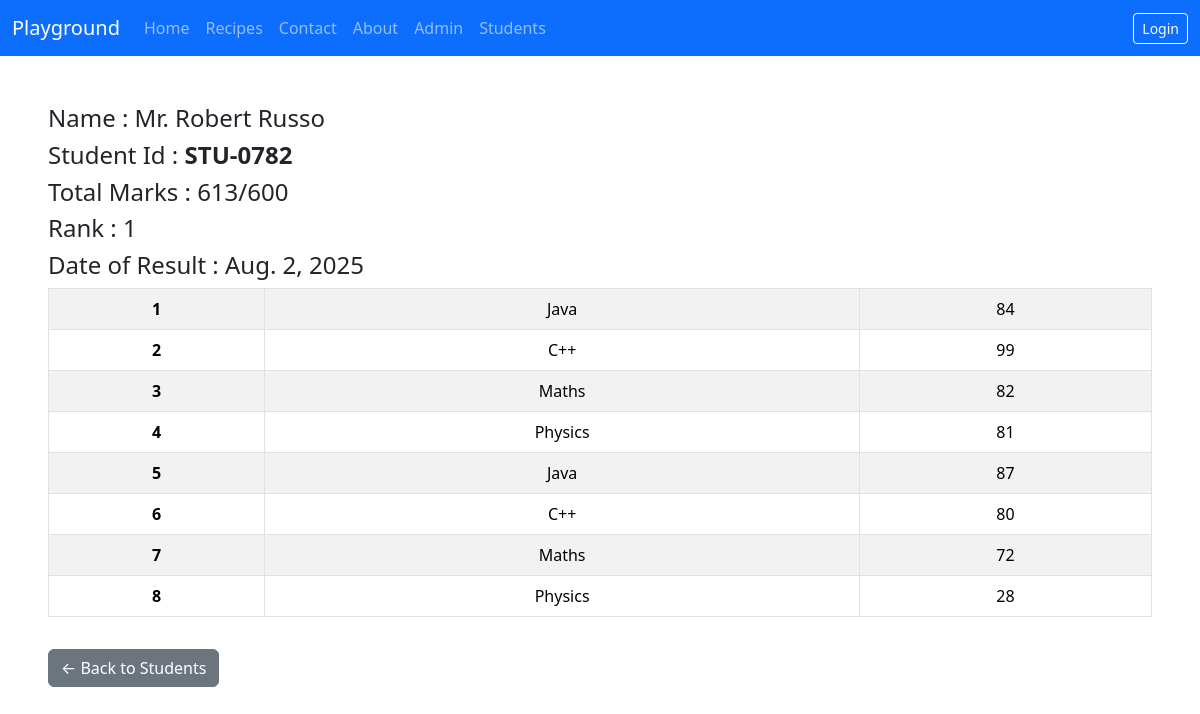
The page /marks/78 on the database its author committed.
### vege/models.py (models this page shows, shortened)
class SubjectMarks(models.Model):
    student = models.ForeignKey(Student, related_name="studentmarks", on_delete=models.CASCADE)
    subject = models.ForeignKey(Subject, on_delete=models.CASCADE)
    marks = models.IntegerField()
    class Meta:
        unique_together = ['student', 'subject']

class Student(models.Model):
    department = models.ForeignKey(Department, related_name="depart", on_delete=models.CASCADE)
    student_id = models.OneToOneField(StudentID, related_name="studentid", on_delete=models.CASCADE)
    student_name = models.CharField(max_length=100)
    student_email = models.EmailField(unique=True)
    student_age = models.IntegerField(default=18)
    student_address = models.TextField()
    is_deleted = models.BooleanField(default= False)
    objects = StudentManager()
    admin_objects = models.Manager()
    class Meta:
        ordering = ['student_name']
        verbose_name = "student"

class StudentID(models.Model):
    student_id = models.CharField(max_length=100, unique=True)
    def __str__(self) -> str:
        return self.student_id

class ReportCard(models.Model):
    student = models.ForeignKey(Student, related_name="studentreportcard", on_delete=models.CASCADE)
    student_rank = models.IntegerField()
    date_of_rank_generation = models.DateField(auto_now_add=True)
    class Meta:
        unique_together = ['student_rank', 'date_of_rank_generation']

class Subject(models.Model):
    subject_name = models.CharField(max_length=100)

### vege/views.py (the view)
# urls.py: path('marks/<student_id>', see_marks, name = 'see_marks'),
def see_marks(request, student_id):
    queryset = SubjectMarks.objects.filter(student__student_id__student_id__icontains = student_id)
    total_marks = queryset.aggregate(total_marks = Sum('marks'))
    return render(request, "report/marks.html", {'queryset' : queryset, 'total_marks' : total_marks})

### vege/templates/report/marks.html (shortened to what this page needs)
{% extends "base.html" %}
{% block start %}
  <div class="table-responsive mt-5 mx-5">
    <h4>Name : {{queryset.first.student.student_name}}</h4>
    <h4>Student Id : <b> {{queryset.first.student.student_id}} </b></h4>
    <h4>Total Marks : {{ total_marks.total_marks }}/600</h4>
    <h4>Rank : {{queryset.first.student.studentreportcard.first.student_rank}} </h4>
    <h4>Date of Result : {{queryset.first.student.studentreportcard.first.date_of_rank_generation}} </h4>
    <table class="table table-bordered table-striped table-hover text-center">
      <tbody>
        {% for marks in queryset %}
        <tr>
          <th>{{forloop.counter}}</th>
          <td>{{marks.subject.subject_name}}</td>
          <td>{{ marks.marks }}</td>
          </tr>
        {% empty %}
        <tr>
          <td colspan="7">No student marks available.</td>
        </tr>
        {% endfor %}
      </tbody>
    </table>
  </div>
  <div class="mb-3 mt-3 mx-5">
    <a href="{% url 'get_students' %}" class="btn btn-secondary">&larr; Back to Students</a>
  </div>
{% endblock %}

### rows shown on the page
SubjectMarks: first.student.student_name "Mr. Robert Russo", first.student.student_id "STU-0782", first.student.studentreportcard.first.student_rank "1", first.student.studentreportcard.first.date_of_rank_generation "Aug. 2, 2025", subject.subject_name "Java", marks "84"
SubjectMarks: subject.subject_name "C++", marks "99"
SubjectMarks: subject.subject_name "Maths", marks "82"
SubjectMarks: subject.subject_name "Physics", marks "81"
SubjectMarks: subject.subject_name "Java", marks "87"
SubjectMarks: subject.subject_name "C++", marks "80"
SubjectMarks: subject.subject_name "Maths", marks "72"
SubjectMarks: subject.subject_name "Physics", marks "28"

### other values the page prints
{{ total_marks.total_marks }} "613"
